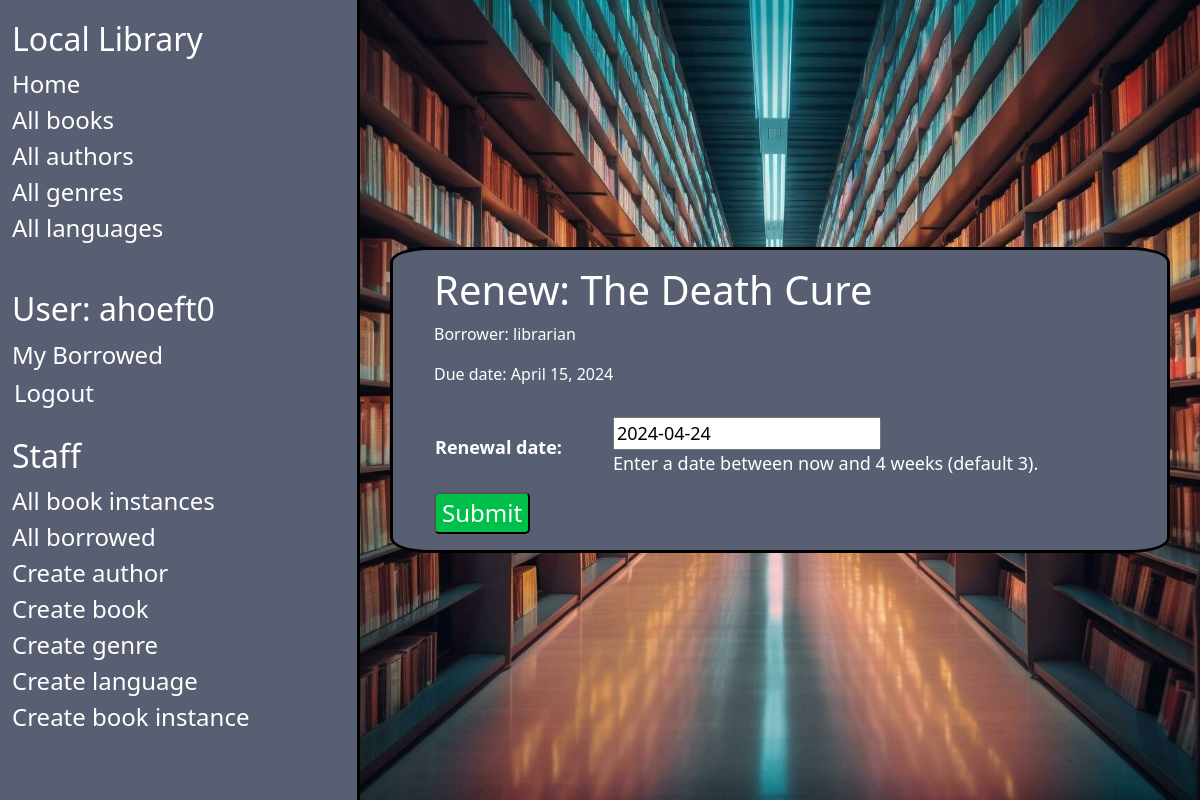
The page /catalog/book/77b2347b-b620-406c-b5fb-42dd78d90f36/renew/ (signed in) on the database its author committed.
### catalog/models.py (models this page shows, shortened)
class BookInstance(models.Model):
    id = models.UUIDField(primary_key=True, default=uuid.uuid4,
                          help_text="Unique ID for this particular book across whole library")
    book = models.ForeignKey('Book', on_delete=models.RESTRICT, null=True)
    imprint = models.CharField(max_length=200)
    due_back = models.DateField(null=True, blank=True)
    borrower = models.ForeignKey(settings.AUTH_USER_MODEL, on_delete=models.SET_NULL, null=True, blank=True)
    LOAN_STATUS = (
        ('m', 'Maintenance'),
        ('o', 'On loan'),
        ('a', 'Available'),
        ('r', 'Reserved'),
    )
    status = models.CharField(
        max_length=1,
        choices=LOAN_STATUS,
        blank=True,
        default='m',
        help_text='Book availability',
    )
    class Meta:
        ordering = ['due_back']
        permissions = (("can_mark_returned", "Set book as returned"),)
    @property
    def is_overdue(self):
        return bool(self.due_back and date.today() > self.due_back)

class Book(models.Model):
    title = models.CharField(max_length=200)
    author = models.ForeignKey('Author', on_delete=models.RESTRICT, null=True)
    summary = models.TextField(
        max_length=1000, help_text="Enter a brief description of the book")
    isbn = models.CharField('ISBN', max_length=13,
                            unique=True,
                            help_text='13 Character <a href="https://www.isbn-international.org/content/what-isbn'
                                      '">ISBN number</a>')
    genre = models.ManyToManyField(
        Genre, help_text="Select a genre for this book")
    language = models.ForeignKey(
        'Language', on_delete=models.SET_NULL, null=True)
    def display_genre(self):
        """Create a string for the Genre. This is required to display genre in Admin."""
        return ', '.join(genre.name for genre in self.genre.all()[:3])
    display_genre.short_description = 'Genre'

### catalog/views.py (the view)
# urls.py: path('book/<uuid:pk>/renew/', views.renew_book_librarian, name='renew-book-librarian'),
@login_required
@permission_required('catalog.can_mark_returned', raise_exception=True)
def renew_book_librarian(request, pk):
    book_instance = get_object_or_404(BookInstance, pk=pk)
    if request.method == 'POST':
        form = RenewBookForm(request.POST)
        if form.is_valid():
            book_instance.due_back = form.cleaned_data['renewal_date']
            book_instance.save()
            return HttpResponseRedirect(reverse('all-borrowed'))
    else:
        proposed_renewal_date = datetime.date.today() + datetime.timedelta(weeks=3)
        form = RenewBookForm(initial={'renewal_date': proposed_renewal_date})
    context = {
        'form': form,
        'book_instance': book_instance,
    }
    return render(request, 'catalog/book_renew_librarian.html', context)

### catalog/forms.py (shortened to what this page needs)
class RenewBookForm(forms.Form):
    renewal_date = forms.DateField(help_text="Enter a date between now and 4 weeks (default 3).")

### catalog/templates/catalog/book_renew_librarian.html (shortened to what this page needs)
{% extends "base_generic.html" %}
{% block content %}
  <h1>Renew: {{ book_instance.book.title }}</h1>
  <p>Borrower: {{ book_instance.borrower }}</p>
  <p {% if book_instance.is_overdue %} class="text-danger"{% endif %} >Due date: {{ book_instance.due_back }}</p>
  <form action="" method="post">
    <table>
    {{ form.as_table }}
    </table>
    <input class="submitButton" type="submit" value="Submit">
  </form>
{% endblock %}

### catalog/templates/base_generic.html (shortened to what this page needs)
<!DOCTYPE html>
<html lang="en">
  <head>
    <link href="https://cdn.jsdelivr.net/npm/bootstrap@5.3.3/dist/css/bootstrap.min.css"
      rel="stylesheet"
>
    {% load static %}
    <link rel="stylesheet" href="{% static '/css/styles.css' %}" />
  </head>
  <body>
    <div class="container-fluid">
      <div class="row">
        <div class="col-sm-2 mysidebar"  style="border-right: solid; border-color: black;">
          {% block sidebar %}
            <ul class="sidebar-nav">
              <li><h2>Local Library</h2></li>
              <li><a href="{% url 'index' %}">Home</a></li>
              <li><a href="{% url 'books' %}">All books</a></li>
              <li><a href="{% url 'authors' %}">All authors</a></li>
              <li><a href="{% url 'genres' %}">All genres</a></li>
              <li><a href="{% url 'languages' %}">All languages</a></li>
            </ul>
            <ul class="sidebar-nav">
              <br>
             {% if user.is_authenticated %}
               <li><h2>User: {{ user.get_username }}</h2></li>
               <li><a href="{% url 'my-borrowed' %}">My Borrowed</a></li>
               <li>
                 <form id="logout-form" method="post" action="{% url 'logout' %}">
                   <button type="submit" style="font-size: x-large;">Logout</button>
                 </form>
               </li>
             {% else %}
               <li><a href="{% url 'login' %}">Login</a></li>
             {% endif %}
              <br>
              {% if user.is_staff %}
               <li><h2>Staff</h2></li>
               {% if perms.catalog.add_bookinstance %}
               <li><a href="{% url 'bookinstances' %}">All book instances</a></li>
               {% endif %}
               {% if perms.catalog.can_mark_returned %}
               <li><a href="{% url 'all-borrowed' %}">All borrowed</a></li>
               {% endif %}
               {% if perms.catalog.add_author %}
               <li><a href="{% url 'author-create' %}">Create author</a></li>
               {% endif %}
               {% if perms.catalog.add_book %}
               <li><a href="{% url 'book-create' %}">Create book</a></li>
               {% endif %}
               {% if perms.catalog.add_genre %}
               <li><a href="{% url 'genre-create' %}">Create genre</a></li>
               {% endif %}
               {% if perms.catalog.add_language %}
               <li><a href="{% url 'language-create' %}">Create language</a></li>
               {% endif %}
               {% if perms.catalog.add_bookinstance %}
               <li><a href="{% url 'bookinstance-create' %}">Create book instance</a></li>
               {% endif %}
             {% endif %}
            </ul>
          {% endblock %}
        </div>
        <div class="col main" style="background-image:url('{% static "library.jpg"%}')";>
          <div class="inherit" style="border-color: black;">
          {% block content %}{% endblock %}
          </div>
        </div>
      </div>
    </div>
  </body>
</html>

### catalog/static/css/styles.css (style rules this page uses)
.sidebar-nav { margin-top: 20px; padding: 0; list-style: none; }
#logout-form { display: inline; }
#logout-form button { padding: 0; margin: 0; }
a, li { font-size: x-large; }
.mysidebar { background-color: #595F72; width: 30vw; position: fixed; }
div { height: 100vh; }
.mysidebar li, .mysidebar a, .mysidebar button { color:white; background-color: transparent; border-color: transparent; text-decoration: none; }
.main { margin-left: 30vw; padding: 0px 10px; }
.main { display: grid; place-items: center; background-size: 100% 100%; background-repeat: repeat; background-position: top; background-attachment: fixed; background-position-x: 15vw; height: fit-content; min-height: 100%; }
.inherit { margin-top: 5%; margin-bottom: 5%; border: solid; padding: 10px; width: 65vw; height:fit-content; border-radius: 5%; background-color: #595F72; padding-left: 5%; padding-right: 5%; padding-top: 2%; padding-bottom: 2%; }
.inherit a, .inherit hr, .inherit text, .inherit p, .inherit li, .inherit h1, .inherit h2, .inherit h3, .inherit h4 { color: white; }
.submitButton { color: white; background-color: #00C04B; border-radius: 5px; font-size: x-large; }
form { color:white; font-size: large; }
form table { border-collapse: separate; border-spacing: 0 15px; }
form td { padding: 0 50px; }

### rows shown on the page
BookInstance: book "The Death Cure", borrower "librarian", due_back "April 15, 2024"

### other values the page prints
{{ user.get_username }} "ahoeft0"
